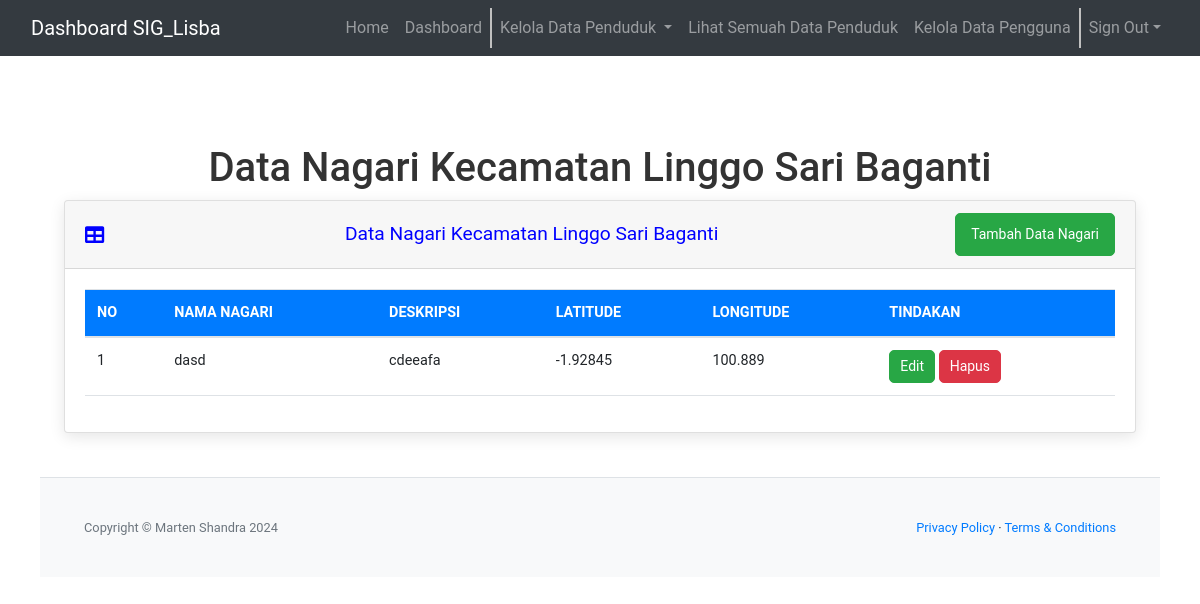
/status_nagari.php, run on the app's committed database.
### tables this page shows
CREATE TABLE `lokasi` (
  `id_lokasi` int(11) NOT NULL,
  `lat` float NOT NULL,
  `ing` float NOT NULL,
  `nama` varchar(50) NOT NULL,
  `des` text NOT NULL,
  `image` varchar(50) NOT NULL,
  `image_text` int(11) NOT NULL
);

### status_nagari.php (the view, shortened to what this page needs)
<!DOCTYPE html>
<html lang="en">
<head>
    <link href="https://cdn.jsdelivr.net/npm/simple-datatables@latest/dist/style.css" rel="stylesheet" />
    <link href="css/styles.css" rel="stylesheet" />
</head>
<body class="sb-nav-fixed">
    <?php include('header.php'); ?>
    <main>
        <div class="container-fluid px-4">
            <h1 class="mt-4">Data Nagari Kecamatan Linggo Sari Baganti</h1>
            <div class="card mb-4">
                <div class="card-header">
                    <i class="fas fa-table me-1"></i>
                    Data Nagari Kecamatan Linggo Sari Baganti <a href="tambah_dataNagari.php" class="btn btn-sm btn-success">Tambah Data Nagari</a>
                </div>
                <div class="card-body">
                    <table id="datatablesSimple" class="table">
                        <thead>
                            <tr>
                                <th>No</th>
                                <th>Nama Nagari</th>
                                <th>Deskripsi</th>
                                <th>Latitude</th>
                                <th>Longitude</th>
                                <th>Tindakan</th>
                            </tr>
                        </thead>
                        <tbody>
                            <?php
                            include('koneksi.php');
                            $no = 1;
                            $query = "SELECT * FROM lokasi";
                            $result = mysqli_query($db, $query);
                            while ($row = mysqli_fetch_assoc($result)) {
                            ?>
                                <tr>
                                    <td><?= $no; ?></td>
                                    <td><?= $row['nama']; ?></td>
                                    <td><?= $row['des']; ?></td>
                                    <td><?= $row['lat']; ?></td>
                                    <td><?= $row['ing']; ?></td>
                                    <td>
                                        <a href="edit_nagari.php?id_lokasi=<?= $row['id_lokasi']; ?>" class="btn btn-sm btn-success">Edit</a>
                                        <a href="hapus.php?id_lokasi=<?= $row['id_lokasi']; ?>" class="btn btn-sm btn-danger" onclick="return confirm('Anda yakin ingin hapus?');">Hapus</a>
                                    </td>
                                </tr>
                            <?php $no++;
                            } ?>
                        </tbody>
                    </table>
                </div>
            </div>
        </div>
    </main>
    <footer class="footer">
        <div class="container-fluid px-4">
            <div class="d-flex align-items-center justify-content-between small">
                <div class="text-muted">Copyright &copy; Marten Shandra 2024</div>
                <div>
                    <a href="#">Privacy Policy</a>
                    &middot;
                    <a href="#">Terms & Conditions</a>
                </div>
            </div>
        </div>
    </footer>
</body>
</html>

### status_nagari.php (style rules this page uses)
body { font-family: 'Roboto', sans-serif; background-color: #f8f9fa; margin: 0; padding: 0; }
.container-fluid { padding: 20px; }
h1 { color: #333; margin-bottom: 20px; font-size: 2rem; text-align: center; }
.card { box-shadow: 0 4px 15px rgba(0, 0, 0, 0.1); border: none; border-radius: 15px; margin-bottom: 20px; background-color: #fff; }
.card-header { background-color: #007bff; color: blue; padding: 20px; border-top-left-radius: 15px; border-top-right-radius: 15px; display: flex; justify-content: space-between; align-items: center; font-size: 1.2rem; }
.card-header a.btn { background-color: #28a745; color: white; padding: 10px 15px; text-decoration: none; border-radius: 5px; transition: background-color 0.3s ease, transform 0.3s ease; }
.card-body { padding: 20px; }
.table { width: 100%; margin-bottom: 1rem; background-color: transparent; border-collapse: collapse; font-size: 0.9rem; }
.table th, .table td { padding: 12px; text-align: left; border-top: 1px solid #dee2e6; }
.table thead th { background-color: #007bff; color: white; font-weight: bold; text-transform: uppercase; }
.table tbody tr { transition: background-color 0.3s ease; }
.table tbody tr td a.btn { padding: 5px 10px; border-radius: 5px; color: white; text-decoration: none; transition: background-color 0.3s ease, transform 0.3s ease; }
.table tbody tr td a.btn-success { background-color: #28a745; }
.table tbody tr td a.btn-danger { background-color: #dc3545; }
.footer { padding: 20px; background-color: #f8f9fa; border-top: 1px solid #dee2e6; text-align: center; }
.footer .text-muted { margin-bottom: 0; }
.footer a { color: #007bff; text-decoration: none; }

### header.php (style rules this page uses)
html, body { font-family: 'Roboto', sans-serif; margin-left: 20px; margin-right: 20px; margin-top: 50px; }

### data on the page
lokasi: nama "dasd", des "cdeeafa", lat "-1.92845", ing "100.889"
